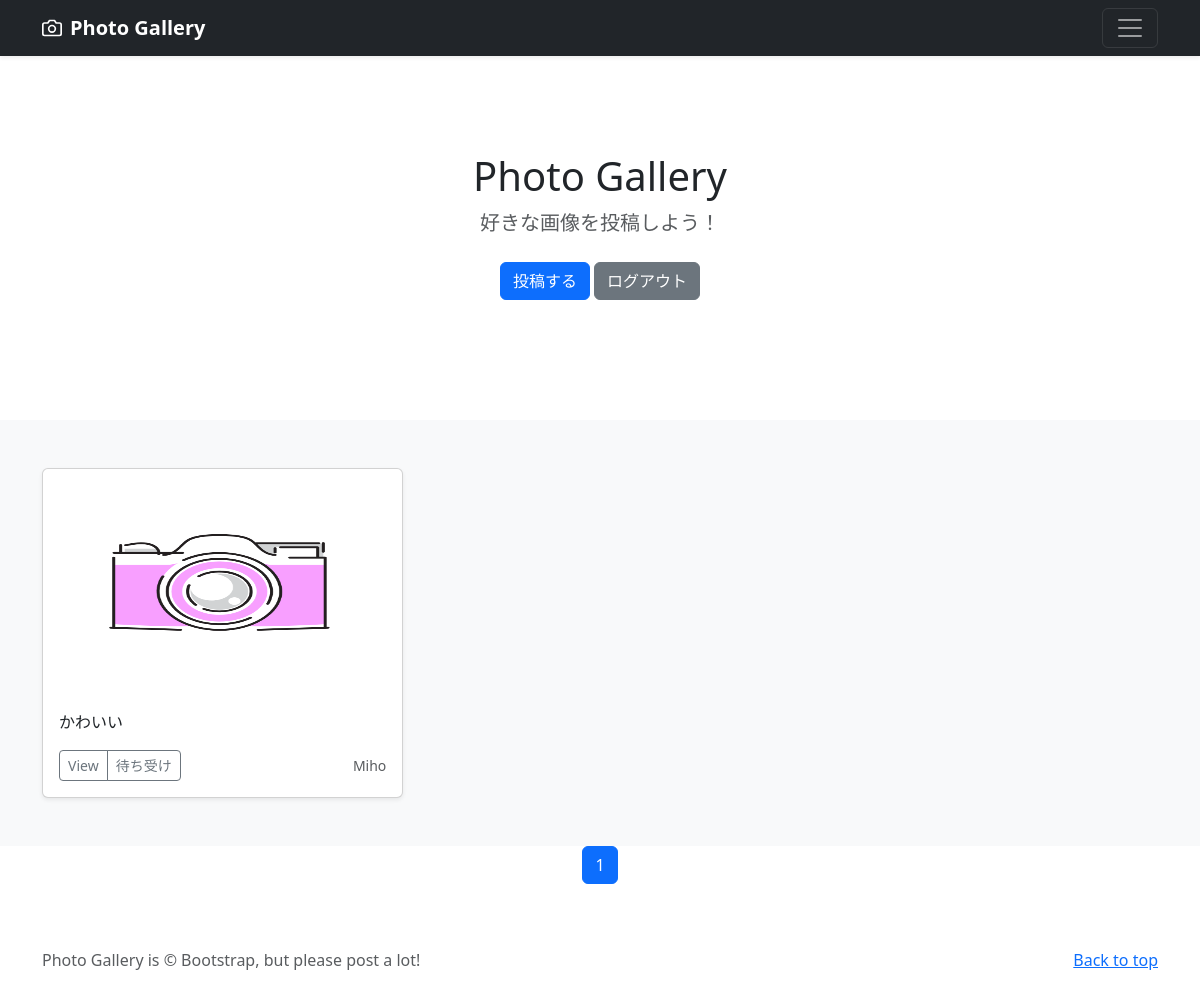
The app's page /photos/2 (signed in) with its own data.
### photo/models.py (models this page shows, shortened)
class PhotoPost(models.Model):
    user = models.ForeignKey(
        customUser,
        verbose_name='ユーザー',
        on_delete=models.CASCADE
        )
    category = models.ForeignKey(
        Category,
        verbose_name='カテゴリ',
        on_delete=models.PROTECT
        )
    title = models.CharField(
        verbose_name='タイトル', # フィールドのタイトル
        max_length=200 # 最大文字数は200
        )
    comment = models.TextField(
        verbose_name='コメント', # フィールドのタイトル
        )
    image1 = models.ImageField(
        verbose_name='イメージ1', # フィールドのタイトル
        upload_to = 'photos' # MEDIA_ROOT以下のphotosにファイルを保存
        )
    image2 = models.ImageField(
        verbose_name='イメージ2', # フィールドのタイトル
        upload_to = 'photos', # MEDIA_ROOT以下のphotosにファイルを保存
        blank=True, # フィールド値の設定は必須ではない
        null=True # データベースにnullが保存されることを許容
        )
    posted_at = models.DateTimeField(
        verbose_name='投稿日時', # フィールドのタイトル
        auto_now_add=True # 日時を自動追加
        )

class Category(models.Model):
    title = models.CharField(
        verbose_name='カテゴリ', # フィールドのタイトル
        max_length=20)

### accounts/models.py (models this page shows)
class customUser(AbstractUser):
    pass

### photo/views.py (the view)
class CategoryView(ListView):
    template_name = 'index.html'
    paginate_by = 9
    def get_queryset(self):
        category_id = self.kwargs['category']
        categories = PhotoPost.objects.filter(
            category=category_id).order_by('-posted_at')
        return categories

### photo/templates/index.html (shortened to what this page needs)
{% extends 'base.html' %}
  {% block contents %}
  {% include "photos_title.html" %}
  {% include "photos_list.html" %}
  {% include "pagination.html" %}
  {% endblock %}

### photo/templates/photos_list.html
  <div class="album py-5 bg-light">
    <div class="container">
      <div class="row row-cols-1 row-cols-sm-2 row-cols-md-3 g-3">
        {% for record in object_list %}
        <div class="col">
          <div class="card shadow-sm">
            <img src="{{ record.image1.url }}" class="bd-placeholder-img card-img-top" width="100%" height="225" xmlns="http://www.w3.org/2000/svg" role="img" aria-label="Placeholder: Thumbnail" preserveAspectRatio="xMidYMid slice" focusable="false"></img>
            <div class="card-body">
              <p class="card-text">
                {{record.title}}
              </p>
              <div class="d-flex justify-content-between align-items-center">
                <div class="btn-group">
                  <button type="button" class="btn btn-sm btn-outline-secondary">View</button>
                  <button type="button" class="btn btn-sm btn-outline-secondary"
                    onclick="location.href='{% url 'photo:photos_マブ' category=record.category.id %}'">{{record.category.title}}</button>
                </div>
                <small class="text-muted">{{record.user.username}}</small>
              </div>
            </div>
          </div>
        </div>
        {% endfor %}
      </div>
    </div>
  </div>

### photo/templates/base.html (style rules this page uses)
.bd-placeholder-img { font-size: 1.125rem; text-anchor: middle; -webkit-user-select: none; -moz-user-select: none; user-select: none; }

### records on screen
PhotoPost: image1 (picture), title "かわいい", category "待ち受け", user.username "Miho"

### other values on screen
{{ num }} "1"
